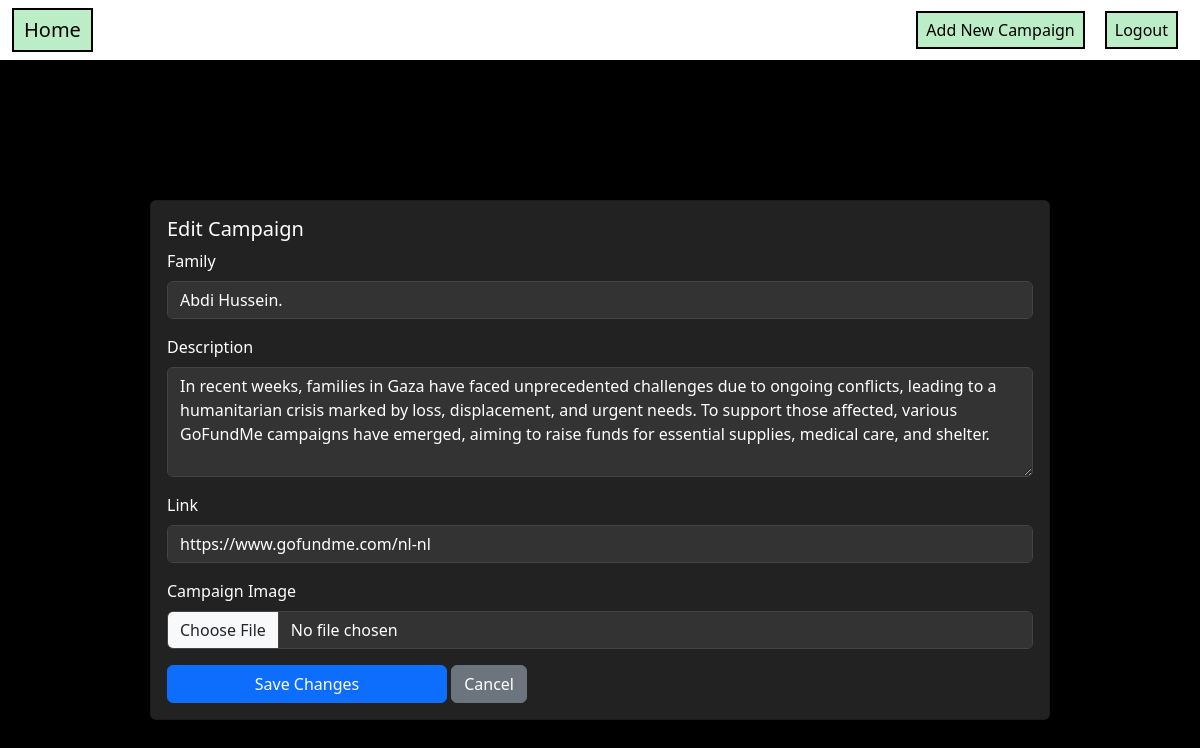
/edit.php?id=1 (signed in), run on the app's committed database.
### tables this page shows
CREATE TABLE `campaigns` (
  `id` int(11) NOT NULL,
  `family` varchar(50) NOT NULL,
  `description` varchar(1500) NOT NULL,
  `link` varchar(250) NOT NULL,
  `image` varchar(255) DEFAULT NULL
);

### edit.php (the view, shortened to what this page needs)
<?php
include_once "db.php";
if (isset($_GET["id"])) {
    $id = $_GET["id"];
} else {
    echo "ERROR: PROGRAM WORDT NIET UITGEVOERD!";
    exit();
}
$getcampains = $conn->prepare("SELECT * FROM `campaigns` WHERE id = :id");
$getcampains->bindParam(":id", $id);
$getcampains->execute();
$campains = $getcampains->fetch();
?>
<!DOCTYPE html>
<html lang="en">
<head>
    <link rel="stylesheet" href="css/style.css">
    <link href="https://cdn.jsdelivr.net/npm/bootstrap@5.3.3/dist/css/bootstrap.min.css" rel="stylesheet">
</head>
<body>
    <nav class="navbar navbar-expand-lg navbar-custom">
        <div class="container-fluid">
            <a class="navbar-brand" href="index.php">Home</a>
            <div class="collapse navbar-collapse" id="navbarNav">
                <ul class="navbar-nav ms-auto">
                    <?php if ($_SESSION["loggedInUser"]["role"] == 'admin') { ?>
                        <li class="nav-item"><a class="nav-link" href="add.php">Add New Campaign</a></li>
                    <?php } ?>
                    <li class="nav-item"><a class="nav-link" href="logout.php">Logout</a></li>
                </ul>
            </div>
        </div>
    </nav>
    <div class="container">
        <div class="card w-100">
            <div class="card-body">
                <h5 class="card-title">Edit Campaign</h5>
                <form method="POST" enctype="multipart/form-data">
                    <div class="mb-3">
                        <label for="family" class="form-label">Family</label>
                        <input type="text" class="form-control" id="family" name="family" value="<?php echo $campains["family"]; ?>" required>
                    </div>
                    <div class="mb-3">
                        <label for="description" class="form-label">Description</label>
                        <textarea class="form-control" id="description" name="description" rows="4" required><?php echo $campains["description"]; ?></textarea>
                    </div>
                    <div class="mb-3">
                        <label for="link" class="form-label">Link</label>
                        <input type="url" class="form-control" id="link" name="link" value="<?php echo $campains["link"]; ?>" required>
                    </div>
                    <div class="mb-3">
                        <label for="image" class="form-label">Campaign Image</label>
                        <input type="file" class="form-control" id="image" name="image" accept="image/*">
                    </div>
                    <button type="submit" class="btn btn-primary">Save Changes</button>
                    <a href="detail.php?id=<?php echo $campains["id"]; ?>" class="btn btn-secondary">Cancel</a>
                </form>
            </div>
        </div>
    </div>
</body>
</html>

### css/style.css (style rules this page uses)
body { background-color: black; height: 100%; margin: 0; }
.navbar-custom { width: 100%; background-color: white; padding: 10px 20px; display: flex; justify-content: flex-end ; }
.navbar-custom li { list-style: none; display: inline-block; margin: 0 10px; }
.navbar-custom a { color: black; text-decoration: none; border: 2px solid black; background-color: rgba(174, 235, 188, 0.836); padding: 5px 10px; }
.card { background-color: #222; }
.card-body a { color: white; }
.btn-primary { width: 35vh; }
.container { height: 100vh; display: flex; justify-content: center; align-items: center; }

### edit.php (style rules this page uses)
body, html { background-color: black; overflow: hidden; height: 100%; margin: 0; }
.container { height: 100vh; display: flex; justify-content: center; align-items: center; padding: 0 1rem; }
.card { max-width: 900px; background-color: #222; color: white; }
.form-label, .btn { color: white; }
.form-control { background-color: #333; border: 1px solid #444; color: white; }

### data on the page
campaigns: family "Abdi Hussein.", description "In recent weeks, families in Gaza have faced unprecedented challenges due to ongoing conflicts, leading to a humanitarian crisis marked by loss, displacement, and urgent needs. To support those affected, various GoFundMe campaigns have emerged, aiming to raise funds for essential supplies, medical care, and shelter.", link "https://www.gofundme.com/nl-nl"
